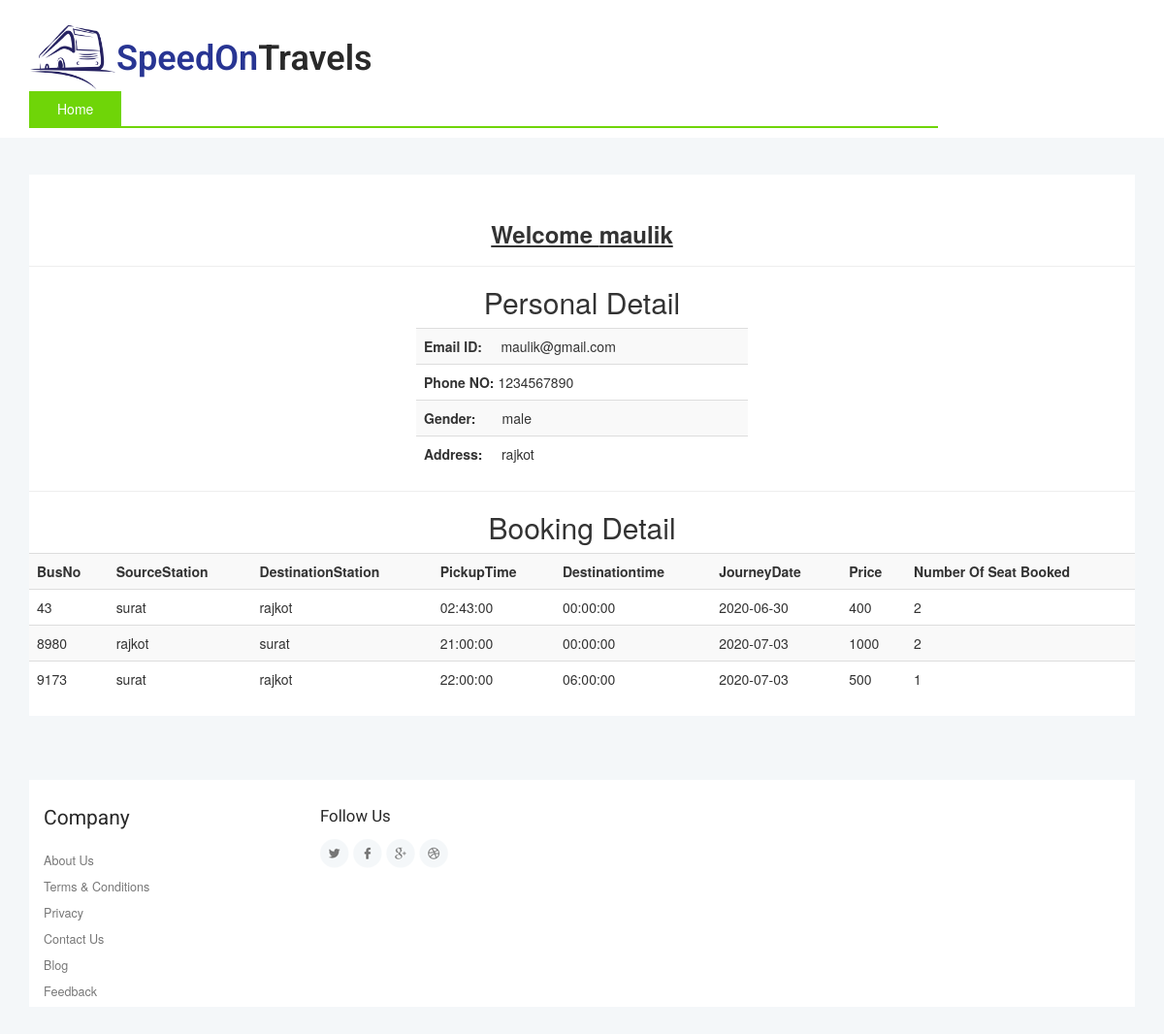
The app's page /profile.php (signed in) with its own data.
### tables this page shows
CREATE TABLE `customer` (
  `cust_id` int(11) NOT NULL,
  `name` varchar(25) NOT NULL,
  `email` varchar(25) NOT NULL,
  `password` varchar(10) NOT NULL,
  `phone` varchar(10) NOT NULL,
  `gender` varchar(10) NOT NULL,
  `address` varchar(255) NOT NULL,
  `date_time` datetime NOT NULL,
  `role` varchar(25) NOT NULL DEFAULT 'customer'
);

CREATE TABLE `bus_detail` (
  `bus_id` int(11) NOT NULL,
  `bus_no` int(11) NOT NULL,
  `source_station` varchar(30) NOT NULL,
  `destination_station` varchar(30) NOT NULL,
  `s_time` time NOT NULL,
  `d_time` time NOT NULL,
  `bus_date` date NOT NULL,
  `max_seat` int(2) NOT NULL,
  `price` varchar(10) NOT NULL,
  `bus_detail` varchar(100) NOT NULL,
  `datetime` datetime NOT NULL
);

CREATE TABLE `booking` (
  `booking_id` int(11) NOT NULL,
  `cust_id` int(11) NOT NULL,
  `bus_id` int(11) NOT NULL,
  `booked_seat` int(11) NOT NULL,
  `bill_price` varchar(25) NOT NULL
);

### profile.php (the view, shortened to what this page needs)
<?php
 if(isset($_SESSION['email']))
 {
    if($_SESSION['role']!="customer")
    {
         header('location:index.php');
   	}
    else
    {
?>
<!DOCTYPE html>
<html>
<head>
<link href="css/bootstrap.css" type="text/css" rel="stylesheet" media="all">
<link href="css/style.css" type="text/css" rel="stylesheet" media="all">
<link rel="stylesheet" href="css/flexslider.css" type="text/css" media="screen" />
<link type="text/css" rel="stylesheet" href="css/JFFormStyle-1.css" />
<link rel="stylesheet" type="text/css" href="css/bootstrap.css">
</head>
<body>
	<div class="header">
		<div class="container">
			<div class="header-grids">
				<div class="logo">
					<table>
						<tr>
							<td><img src="images/header-text.png" class="img">
							</td>
							<td><h1><a  href="index.php"><span>SpeedOn</span>Travels</a></h1>
							</td>
						</tr>
					</table>
				</div>
				<div class="clearfix"> </div>
			</div>
			<div class="top-nav">
					<ul class="nav1">
						<li class="active"><a href="index.php">Home</a></li>
					</ul>
				</div>
				<div class="clearfix"> </div>
			</div>
		</div>
	<div class="footer">
		<div class="container">
			<div class="footer-top-grids">
				<div class="footer-grids">
					<?php
					include("db.php");
					$email=$_SESSION['email'];
					$query="select * from customer where email=('".$email."')";
					$result=mysqli_query($con,$query);
					while ($row=mysqli_fetch_row($result)) {
						?>
							<h3 align="center"><u><b>Welcome
					<?php
						echo $row[1];
					?>
					</b>
					</u>
					<hr>
					</h3>
					<center>
						<h2>Personal Detail</h2>
					<table class="table table-striped table-hover" style="width: 30%;">
								<?php $c_id=$row[0];?>
								<tr><td><b>Email ID:&nbsp&nbsp&nbsp&nbsp&nbsp</b><?php echo $row[2];?></td></tr>
								<tr><td><b>Phone NO:&nbsp</b><?php echo $row[4];?></td></tr>
								<tr><td><b>Gender:&nbsp&nbsp&nbsp&nbsp&nbsp&nbsp&nbsp</b><?php echo $row[5];?></td></tr>
								<tr><td><b>Address:&nbsp&nbsp&nbsp&nbsp&nbsp</b><?php echo $row[6];}?></td></tr>
					</table>
				</center>
					<hr>
					<center>
					<h2>Booking Detail</h2>
					<table class="table table-striped table-hover">
						<th>BusNo</th>
						<th>SourceStation</th>
						<th>DestinationStation</th>
						<th>PickupTime</th>
						<th>Destinationtime</th>
						<th>JourneyDate</th>
						<th>Price</th>
						<th>Number Of Seat Booked</th>
					<?php
					$a="select * from booking where cust_id='".$c_id."'";
					$b=mysqli_query($con,$a);
					while($row=mysqli_fetch_row($b))
					{
						$bus_id=$row[2];
						$c="select * from bus_detail where bus_id='".$bus_id."'";
						$d=mysqli_query($con,$c);
						while($e=mysqli_fetch_row($d))
						{
							?>
							<tr>
								<td><?php echo $e[1];?></td>
								<td><?php echo $e[2];?></td>
								<td><?php echo $e[3];?></td>
								<td><?php echo $e[4];?></td>
								<td><?php echo $e[5];?></td>
								<td><?php echo $e[6];?></td>
								<td><?php echo $row[4];?></td>
								<td><?php echo $row[3];?></td>
							</tr>
							<?php
						}
					}
					?>
					</table>
				</center>
				</div>
			</div>
		</div>
	</div>
	<div class="footer">
		<div class="container">
			<div class="footer-top-grids">
				<div class="footer-grids">
					<div class="col-md-3 footer-grid">
						<h4>Company</h4>
						<ul>
							<li><a href="about.html">About Us</a></li>
							<li><a href="terms.html">Terms &amp; Conditions</a></li>
							<li><a href="privacy.html">Privacy </a></li>
							<li><a href="contact.html">Contact Us</a></li>
							<li><a href="blog.html">Blog</a></li>
							<li><a href="booking.html">Feedback</a></li>
						</ul>
					</div>
					<div class="col-md-4 footer-bottom-left">
						<h4>Follow Us</h4>
						<div class="social">
							<ul>
								<li><a href="#" class="facebook"> </a></li>
								<li><a href="#" class="facebook twitter"> </a></li>
								<li><a href="#" class="facebook chrome"> </a></li>
								<li><a href="#" class="facebook dribbble"> </a></li>
							</ul>
						</div>
					</div>
					<div class="clearfix"> </div>
				</div>
			</div>
		</div>
	</div>
</body>
<?php
    }
}
 else
    {
    	 header('location:index.php');
    }
 ?>
</html>

### css/style.css (style rules this page uses)
body { margin:0; font-family: 'Open Sans', sans-serif; background-color:#fff; }
body a { transition: 0.5s all ease; -webkit-transition: 0.5s all ease; -moz-transition: 0.5s all ease; -o-transition: 0.5s all ease; -ms-transition: 0.5s all ease; text-decoration:none; }
h1,h2,h3,h4,h5,h6 { margin:0; }
ul,label { margin:0; padding:0; }
.header { padding: 1em 0 0 0; position: relative; }
.logo { float: left; }
.logo h1 { margin:0; }
.logo h1 a { color: #292929; padding: 0.2em 0; font-family: 'Roboto', sans-serif; font-weight: 600; font-size: 1em; }
.logo h1 a span { color:#283593; }
.top-nav { margin: 0 auto 0 0; width: 82.2%; float:left; }
.top-nav ul { padding: 0; margin: 0; border-bottom: solid 2px #6fd508; }
.top-nav ul li { display: inline-block; text-decoration: none; }
.top-nav ul li.active a { background:#6fd508; color:#FFF; border: solid 1px #6fd508; }
.top-nav ul li a { display: block; padding: .5em 2em; color: #BDBDBD; border: solid 1px #ECECEC; border-bottom: solid 1px #FFF; }
.img { width: 90px; height: 70px; }
.footer { background: #F4F7F9; padding: 2em 0; }
.footer-top-grids { background: #FFFFFF; padding: 2em 0 0 0; }
.footer-grid h4 { color: #292929; font-family: 'Roboto', sans-serif; font-weight: 400; font-size: 1.5em; margin: 0; }
.footer-grid ul { padding: 0; margin: 1.5em 0 0 0; }
.footer-grid ul li { display: block; margin: .5em 0; }
.footer-grid ul li a { color:#777; font-size:.9em; text-decoration:none; }
.footer-bottom-left h4 { color: #292929; font-family: 'Roboto', sans-serif; font-weight: 400; font-size: 1.2em; margin: 0; }
.social { margin:1em 0 0 0; }
.social ul { padding:0; margin:0; }
.social ul li { display: inline-block; margin: 0; }
.social ul li a.facebook { background: url(../images/social.png) no-repeat -0px 0px; width: 30px; height: 30px; display: block; transition: none; }
.social ul li a.twitter { background: url(../images/social.png) no-repeat -30px 0px; }
.social ul li a.chrome { background: url(../images/social.png) no-repeat -60px 0px; }
.social ul li a.dribbble { background: url(../images/social.png) no-repeat -90px 0px; }
body { font-family: Arial; }
html { height: 100%; }
body { display: flex; display: -webkit-flex; flex-direction: column; -webkit-flex-direction: column; height: 100%; }
a { color: #182C39; }

### records on screen
customer: name "maulik", email "maulik@gmail.com", phone "1234567890", gender "male", address "rajkot"
booking: bill_price "400", booked_seat "2"
bus_detail: bus_no "43", source_station "surat", destination_station "rajkot", s_time "02:43:00", d_time "00:00:00", bus_date "2020-06-30"
booking: bill_price "1000", booked_seat "2"
bus_detail: bus_no "8980", source_station "rajkot", destination_station "surat", s_time "21:00:00", d_time "00:00:00", bus_date "2020-07-03"
booking: bill_price "500", booked_seat "1"
bus_detail: bus_no "9173", source_station "surat", destination_station "rajkot", s_time "22:00:00", d_time "06:00:00", bus_date "2020-07-03"
